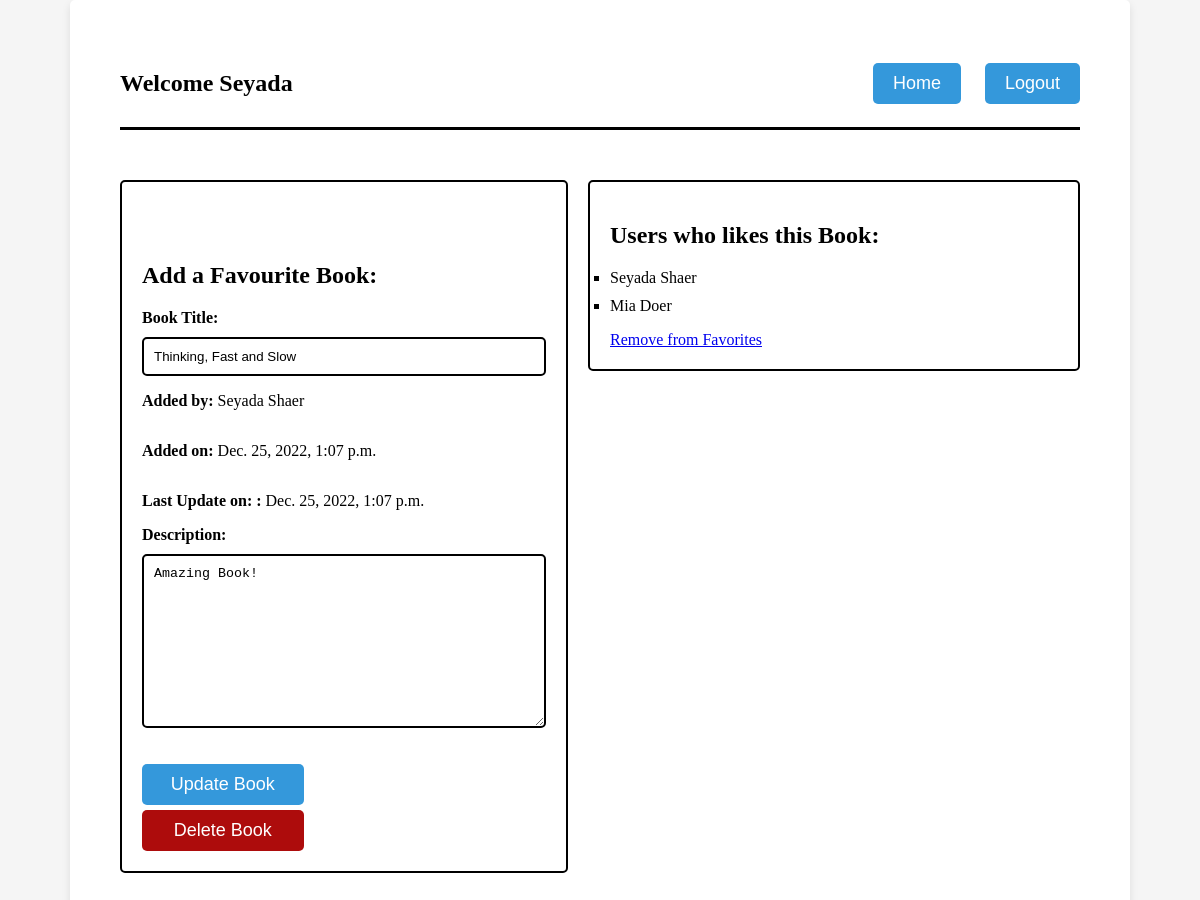
/books/6 (signed in), run on the app's committed database.
### favbooks_app/models.py (models this page shows)
class User(models.Model):
    first_name = models.CharField(max_length=255)
    last_name = models.CharField(max_length=255)
    email = models.CharField(max_length=255)
    password = models.BinaryField(max_length=255)
    pw_confirm = models.CharField(max_length=255)
    created_at = models.DateTimeField(auto_now_add=True)
    updated_at = models.DateTimeField(auto_now=True)
    objects = UserManager()

class Book(models.Model):
    title = models.CharField(max_length=255)
    description = models.TextField()
    uploaded_by = models.ForeignKey(User, related_name="books_uploaded", on_delete=models.CASCADE)
    users_who_like = models.ManyToManyField(User, related_name="liked_books")
    created_at = models.DateTimeField(auto_now_add = True)
    updated_at = models.DateTimeField(auto_now = True)
    objects = BookManager()

### favbooks_app/views.py (the view, shortened to what this page needs)
# urls.py: path("books/<int:id>", views.view_book),
def view_book(request, id):
    book = models.get_book(id=id)
    user_id = book.uploaded_by.id
    if user_id == request.session['id']:
        context = {
        "book": book,
        "user": models.get_user(request, id=id),
        "all_book": models.get_all_books(),
        }
        return render(request, 'edit_book.html', context)

### favbooks_app/models.py (called while the page is built)
def get_book(id):
    return Book.objects.get(id=id)

def get_user(request, id):
    return User.objects.get(id=request.session['id'])

def get_all_books():
    return Book.objects.all()

### favbooks_app/templates/edit_book.html (shortened to what this page needs)
    <!DOCTYPE html>
    <html lang="en">
    <head>
    </head>
    <body>
        <div class="container">
            <div class="header">
                <div>
                    <h2 class="inline">Welcome {{ user.first_name }}</h>
                </div>
                <div>
                    <a href="/home"><button type="button">Home</button></a>
                    <a href="/logout"><button type="button">Logout</button></a>
                </div>
            </div>
            <div class="main">
                <div class="edit_book">
                    <div class="form_box">
                        <div class="error_messages">
                        </div>
                        <h2>Add a Favourite Book: </h2>
                        <form action="/edit_book/{{book.id}}" method="post">
                            <label for="title">Book Title:</label>
                            <input type="text" name="title" value="{{book.title}}">
                            <p><b>Added by: </b> {{book.uploaded_by.first_name}} {{book.uploaded_by.last_name}}</p>
                            <p><b>Added on: </b> {{book.created_at}}</p>
                            <p><b>Last Update on: : </b> {{book.updated_at}}</p>
                            <label for="description">Description:</label>
                            <textarea name="description" id="description" cols="30" rows="10">{{book.description}}</textarea><br><br>
                            <button type="submit">Update Book</button>
                        </form>
                        <form action="/delete_book/{{book.id}}" method="post">
                            <button type="submit" id="btn-delete">Delete Book</button>
                        </form>
                        </div>
                </div>
                <div class="books">
                    <h2>Users who likes this Book: </h2>
                    <ul>
                        {% for user in book.users_who_like.all %}
                            <li> {{ user.first_name }} {{ user.last_name }} </li>
                        {% endfor %}
                    </ul>
                            <div>
                            {% if user in book.users_who_like.all %}
                                <a href="/remove_from_favorites/{{book.id}}">Remove from Favorites</a>
                            {% else %}
                                <a href="/add_to_favorites/{{book.id}}">Add to Favorites</a>
                            {% endif %}
                            </div>
                </div>
            </div>
            </div>
    </body>
    </html>

### favbooks_app/templates/edit_book.html (style rules this page uses)
body { font-family: 'Times New Roman', Times, serif; background-color: #f5f5f5; margin: 0; padding: 0; }
.main { display: flex; justify-content: space-between; align-items: flex-start ; width: 100%; margin-top: 50px; }
.container { max-width: 80%; margin: 0 auto; background-color: white; padding: 50px; border-radius: 5px; box-shadow: 0 4px 8px rgba(0, 0, 0, 0.1); }
.header { display: flex; align-items: center; justify-content: space-between; margin-bottom: 20px; padding-bottom: 10px; border-bottom: 3px solid black; }
button[type="button"] { background-color: #3498db; color: white; border: none; border-radius: 5px; padding: 10px 20px; margin-left: 20px; font-size: 18px; }
.main { display: flex; flex-direction: row; }
.edit_book { flex: 1; margin-right: 20px; }
.form_box { border: 2px solid black; padding: 20px; border-radius: 5px; }
h2 { margin-bottom: 20px; }
form { display: flex; flex-direction: column; }
label { font-weight: bold; margin-bottom: 10px; }
input[type="text"], textarea { border: 2px solid black; border-radius: 5px; padding: 10px; }
#btn-delete { background-color: rgb(173, 12, 12); margin-top: 5px }
button[type="submit"] { background-color: #3498db; color: white; border: none; border-radius: 5px; padding: 10px; cursor: pointer; font-size: 18px; width: 40%; }
.books { flex: 1; border: 2px solid black; padding: 20px; border-radius: 5px; }
ul { list-style: square; padding: 0; }
li { margin-bottom: 10px; }
.error_messages { width: 90%; width: 90%; background-color: white; padding: 20px; border-radius: 5px; font-size: 12px; }

### data on the page
User: first_name "Seyada", last_name "Shaer"
Book: title "Thinking, Fast and Slow", uploaded_by.first_name "Seyada", uploaded_by.last_name "Shaer", created_at "Dec. 25, 2022, 1:07 p.m.", updated_at "Dec. 25, 2022, 1:07 p.m.", description "Amazing Book!"
User: first_name "Mia", last_name "Doer"
